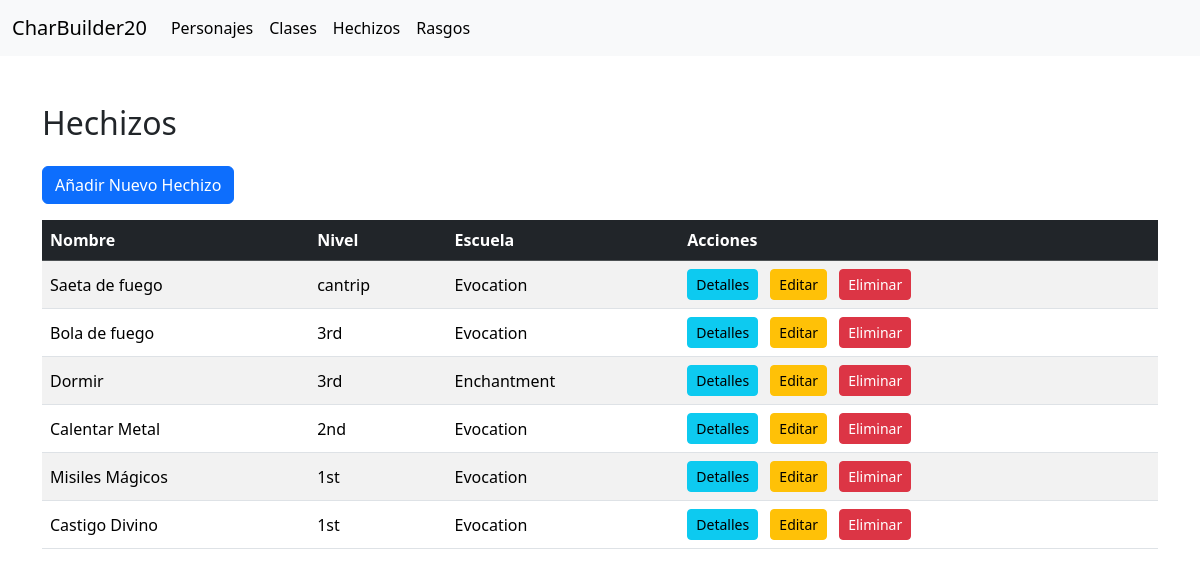
The app's page /spell/ with its own data.
### App/models.py (models this page shows, shortened)
class Spells(models.Model):
    spell_name = models.CharField(max_length=100, unique=True)
    spell_level = models.CharField(max_length=30)
    spell_school = models.CharField(max_length=50)
    spell_desc = models.CharField(max_length=255)

### App/views.py (the view)
# urls.py: path('spell/', views.spell_list, name='spell_list'),
def spell_list(request):
    spells = Spells.objects.all()
    return render(request, 'App/spell_list.html', {'spell_list': spells})

### App/templates/App/spell_list.html (shortened to what this page needs)
{% extends "layout/base.html" %}
{% block content %}
<div class="container mt-5">
  <h2 class="mb-4">Hechizos</h2>
  <a href="{% url 'spell_new' %}" class="btn btn-primary mb-3">Añadir Nuevo Hechizo</a>
  <div class="table-responsive">
    <table class="table table-striped align-middle">
      <thead class="table-dark">
        <tr>
          <th scope="col">Nombre</th>
          <th scope="col">Nivel</th>
          <th scope="col">Escuela</th>
          <th scope="col">Acciones</th>
        </tr>
      </thead>
      <tbody>
        {% for spell in spell_list %}
        <tr>
          <td>{{ spell.spell_name }}</td>
          <td>{{ spell.spell_level }}</td>
          <td>{{ spell.spell_school }}</td>
          <td>
            <a href="{% url 'spell_detail' spell.pk %}" class="btn btn-info btn-sm me-2">Detalles</a>
            <a href="{% url 'spell_edit' spell.pk %}" class="btn btn-warning btn-sm me-2">Editar</a>
            <form action="{% url 'spell_delete' spell.pk %}" method="post" class="d-inline">
              <button type="submit" class="btn btn-danger btn-sm">Eliminar</button>
            </form>
          </td>
        </tr>
        {% endfor %}
      </tbody>
    </table>
  </div>
</div>
{% endblock %}

### records on screen
Spells: spell_name "Saeta de fuego", spell_level "cantrip", spell_school "Evocation"
Spells: spell_name "Bola de fuego", spell_level "3rd", spell_school "Evocation"
Spells: spell_name "Dormir", spell_level "3rd", spell_school "Enchantment"
Spells: spell_name "Calentar Metal", spell_level "2nd", spell_school "Evocation"
Spells: spell_name "Misiles Mágicos", spell_level "1st", spell_school "Evocation"
Spells: spell_name "Castigo Divino", spell_level "1st", spell_school "Evocation"
